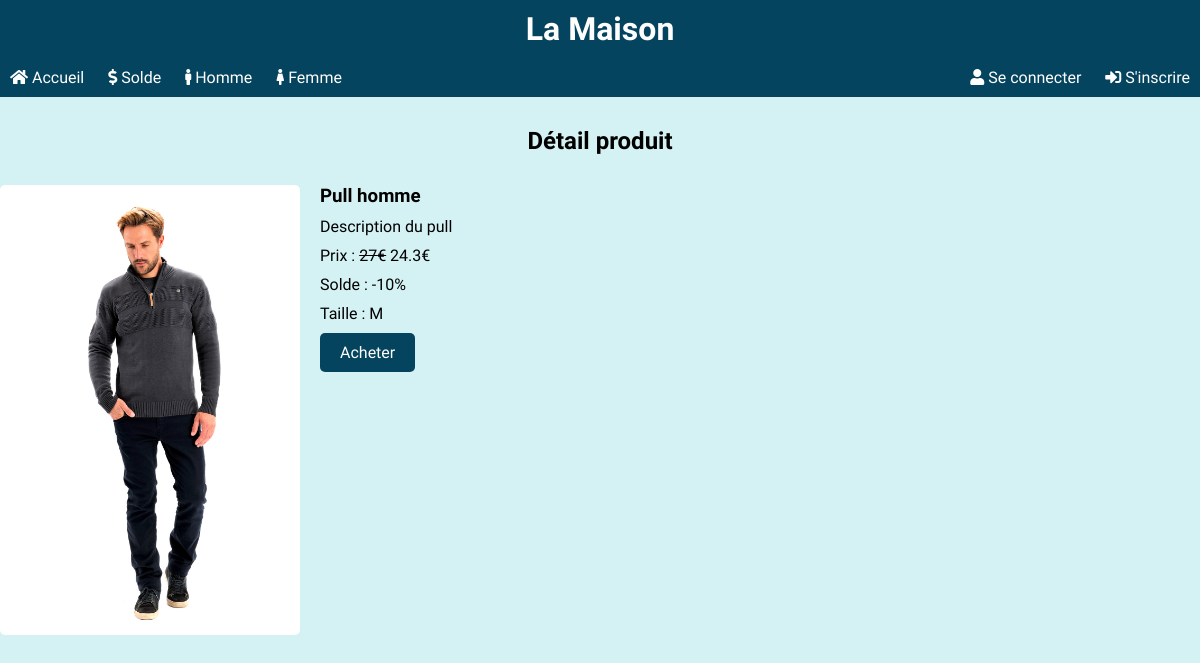
Page /Produit/1 on the committed database.
### tables this page shows
CREATE TABLE IF NOT EXISTS `products` (
  `id_product` int(11) NOT NULL AUTO_INCREMENT,
  `titre` varchar(255) NOT NULL,
  `description` varchar(255) NOT NULL,
  `prix` decimal(10,0) NOT NULL,
  `url_image` varchar(255) NOT NULL,
  `categorie` int(11) NOT NULL,
  `taille` enum('S','M','L','XL') NOT NULL,
  `statut` enum('Solde','New') NOT NULL,
  `reduction` int(11) NOT NULL DEFAULT '0',
  PRIMARY KEY (`id_product`),
  KEY `categorie` (`categorie`)
);

### fonctions/produits.php (called while the page is built, shortened)
<?php
function getProduct($id)
{
  $db = dbConnect();
  $req = $db->prepare("SELECT * FROM products WHERE id_product = ?");
  $req->execute([$id]);
  $result = $req->fetch(PDO::FETCH_ASSOC);
  return $result;
}

### public/detail_product.php (the view, shortened to what this page needs)
<?php
$produit = getProduct($_GET['produit']);
?>
<!DOCTYPE html>
<html lang="fr">
<head>
  <link rel="stylesheet" href="public/css/fontawesome-all.min.css">
  <link rel="stylesheet" href="public/css/style.css">
</head>
<body>
  <?php include_once "templates/header.php" ?>
  <main class="container">
    <h2>Détail produit</h2>
    <div class="product">
      <img src="public/img/<?= $produit['url_image'] ?>" alt="<?= $produit['titre'] ?>">
      <h3><?= $produit['titre'] ?></h3>
      <p><?= $produit['description'] ?></p>
      <?php if ($produit['reduction'] > 0) : ?>
        <p>Prix : <span><?= $produit['prix'] ?>€</span> <?= $produit['prix'] - $produit['prix'] * $produit['reduction'] / 100 ?>€</p>
        <p><?= $produit['statut'] ?> : -<?= $produit['reduction'] ?>%</p>
      <?php else : ?>
        <p>Prix : <?= $produit['prix'] ?>€</p>
        <p><?= $produit['statut'] ?></p>
      <?php endif ?>
      <p>Taille : <?= $produit['taille'] ?></p>
      <a href="#" class="button">Acheter</a>
    </div>
  </main>
</body>
</html>

### public/css/style.css (style rules this page uses)
:root { --baby-blue: #d4f1f4; --blue-green: #75e6da; --blue-grotto: #189ab4; --navy-blue: #05445e; --navy-dark-blue: #073142; --dark-gray: #333333; }
* { margin: 0; padding: 0; box-sizing: border-box; }
body { background: var(--baby-blue); font-family: "Ubuntu", sans-serif; }
.container { max-width: 1200px; margin-left: auto; margin-right: auto; }
main h2 { text-align: center; padding: 30px 0; }
.button { display: inline-block; text-decoration: none; padding: 10px 20px; background: var(--navy-blue); color: white; border-radius: 5px; margin-bottom: 10px; }
.product img { display: block; width: 300px; height: 450px; object-fit: cover; border-radius: 5px; float: left; margin-right: 20px; }
.product h3, .product p { margin-bottom: 10px; }
.product span { text-decoration: line-through; }

### rows in the picture
products: url_image (picture), titre "Pull homme", description "Description du pull", prix "27", $produit['prix'] - $produit['prix'] * $produit['reduction'] / 100 "24.3", statut "Solde", reduction "10", taille "M"
